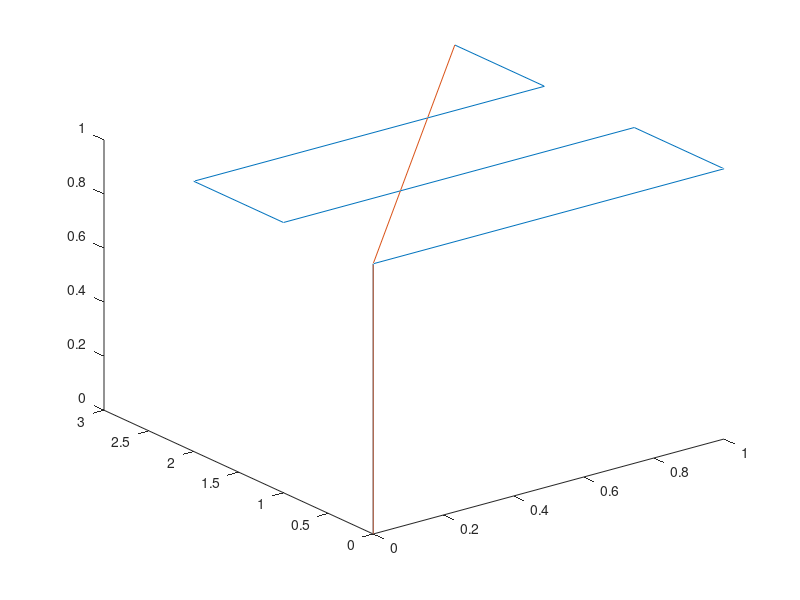

The MATLAB source for this figure:
clear all;
close all;

x=[0,0,1,1,0,0,1,1];
y=[0,0,0,1,1,2,2,3];
z=[0,1,1,1,1,1,1,1];

plot3(x,y,z);
hold on
x=[1,0,0];
y=[3,0,0];
z=[1,1,0];
plot3(x,y,z)